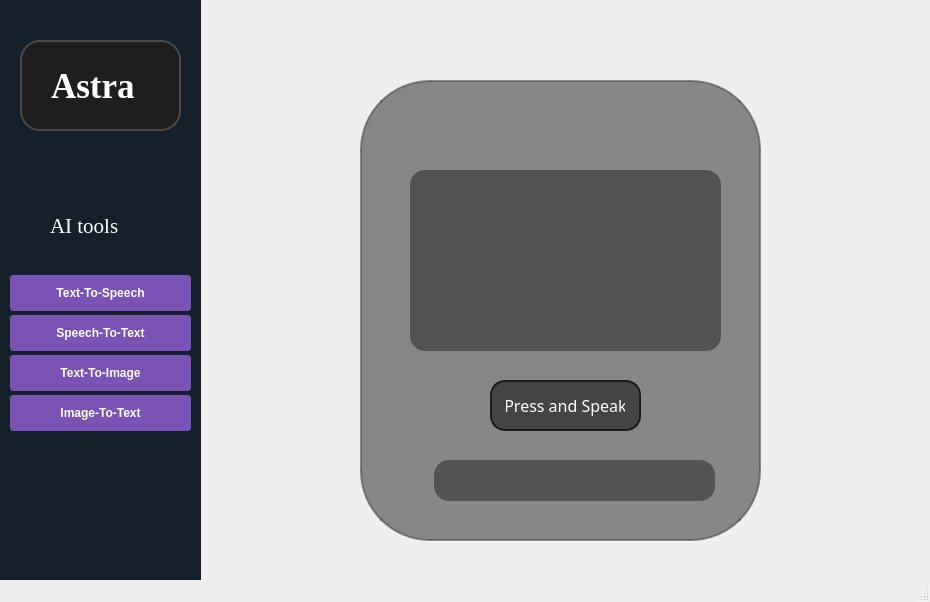
<?xml version="1.0" encoding="UTF-8"?>
<ui version="4.0">
 <class>MainWindow</class>
 <widget class="QMainWindow" name="MainWindow">
  <property name="geometry">
   <rect>
    <x>0</x>
    <y>0</y>
    <width>930</width>
    <height>602</height>
   </rect>
  </property>
  <property name="windowTitle">
   <string>MainWindow</string>
  </property>
  <widget class="QWidget" name="centralwidget">
   <widget class="QLabel" name="label">
    <property name="geometry">
     <rect>
      <x>0</x>
      <y>0</y>
      <width>201</width>
      <height>581</height>
     </rect>
    </property>
    <property name="styleSheet">
     <string notr="true">background-color:rgb(21,32,43);</string>
    </property>
    <property name="text">
     <string/>
    </property>
   </widget>
   <widget class="QPushButton" name="TTS_but">
    <property name="geometry">
     <rect>
      <x>10</x>
      <y>270</y>
      <width>191</width>
      <height>41</height>
     </rect>
    </property>
    <property name="mouseTracking">
     <bool>true</bool>
    </property>
    <property name="styleSheet">
     <string notr="true">



    QPushButton {
      background-color:rgb(121,82,179); color:white; border-radius:3px; font-weight:bold; height:36px; width:120px; border:none; margin-top:5px; margin-right:10px; 
            }
            QPushButton:hover {
                background-color: gray;
                color: white;
				cursor:pointer;
            }
</string>
    </property>
    <property name="text">
     <string>Text-To-Speech</string>
    </property>
   </widget>
   <widget class="QPushButton" name="STT_but">
    <property name="geometry">
     <rect>
      <x>10</x>
      <y>310</y>
      <width>191</width>
      <height>41</height>
     </rect>
    </property>
    <property name="styleSheet">
     <string notr="true">   QPushButton {
      background-color:rgb(121,82,179); color:white; border-radius:3px; font-weight:bold; height:36px; width:120px; border:none; margin-top:5px; margin-right:10px; cursor:pointer;
            }
            QPushButton:hover {
                background-color: gray;
                color: white;
            }
</string>
    </property>
    <property name="text">
     <string>Speech-To-Text</string>
    </property>
   </widget>
   <widget class="QPushButton" name="TTI_but">
    <property name="geometry">
     <rect>
      <x>10</x>
      <y>350</y>
      <width>191</width>
      <height>41</height>
     </rect>
    </property>
    <property name="styleSheet">
     <string notr="true">   QPushButton {
      background-color:rgb(121,82,179); color:white; border-radius:3px; font-weight:bold; height:36px; width:120px; border:none; margin-top:5px; margin-right:10px; cursor:pointer;
            }
            QPushButton:hover {
                background-color: gray;
                color: white;
            }

</string>
    </property>
    <property name="text">
     <string>Text-To-Image</string>
    </property>
   </widget>
   <widget class="QPushButton" name="ITT_but">
    <property name="geometry">
     <rect>
      <x>10</x>
      <y>390</y>
      <width>191</width>
      <height>41</height>
     </rect>
    </property>
    <property name="styleSheet">
     <string notr="true">   QPushButton {
      background-color:rgb(121,82,179); color:white; border-radius:3px; font-weight:bold; height:36px; width:120px; border:none; margin-top:5px; margin-right:10px; cursor:pointer;
            }
            QPushButton:hover {
                background-color: gray;
                color: white;
            }
</string>
    </property>
    <property name="text">
     <string>Image-To-Text</string>
    </property>
   </widget>
   <widget class="QLabel" name="label_2">
    <property name="geometry">
     <rect>
      <x>50</x>
      <y>200</y>
      <width>101</width>
      <height>51</height>
     </rect>
    </property>
    <property name="font">
     <font>
      <family>Times New Roman</family>
      <pointsize>16</pointsize>
     </font>
    </property>
    <property name="styleSheet">
     <string notr="true">color: #ffffff;
font-family: &quot;Times New Roman&quot;, Times, serif;</string>
    </property>
    <property name="text">
     <string>AI tools</string>
    </property>
   </widget>
   <widget class="QLabel" name="label_3">
    <property name="geometry">
     <rect>
      <x>20</x>
      <y>40</y>
      <width>161</width>
      <height>91</height>
     </rect>
    </property>
    <property name="font">
     <font>
      <family>Times New Roman</family>
      <pointsize>26</pointsize>
      <weight>75</weight>
      <bold>true</bold>
     </font>
    </property>
    <property name="styleSheet">
     <string notr="true"> QLabel {
                color: #FFFFFF;
                background-color: #1E1E1E;
                border: 2px solid #4A4A4A;
                border-radius: 20px;
                padding: 20px;
            }</string>
    </property>
    <property name="text">
     <string>Astra</string>
    </property>
   </widget>
   <widget class="QLabel" name="Background_Image">
    <property name="geometry">
     <rect>
      <x>200</x>
      <y>0</y>
      <width>731</width>
      <height>581</height>
     </rect>
    </property>
    <property name="text">
     <string/>
    </property>
    <property name="pixmap">
     <pixmap>../Assets/Background.jpg</pixmap>
    </property>
    <property name="scaledContents">
     <bool>true</bool>
    </property>
   </widget>
   <widget class="QLabel" name="TTS">
    <property name="geometry">
     <rect>
      <x>360</x>
      <y>80</y>
      <width>401</width>
      <height>461</height>
     </rect>
    </property>
    <property name="whatsThis">
     <string/>
    </property>
    <property name="accessibleName">
     <string comment="l;asdjl;sa" extracomment="klmscalkmdl"/>
    </property>
    <property name="accessibleDescription">
     <string comment=";ljcldskajfljadsm" extracomment="ksjaljcdla"/>
    </property>
    <property name="styleSheet">
     <string notr="true">QLabel {
                color: rgba(255, 255, 255, 0.9);          /* White text with 90% opacity */
                background-color: rgba(30, 30, 30, 0.5);  /* Dark background with 80% opacity */
                border: 2px solid rgba(74, 74, 74, 0.6);  /* Border with 70% opacity */
                border-radius: 70px;
                padding: 10px;
            }</string>
    </property>
    <property name="text">
     <string/>
    </property>
   </widget>
   <widget class="QPushButton" name="Generate_Button_TTS">
    <property name="geometry">
     <rect>
      <x>490</x>
      <y>380</y>
      <width>151</width>
      <height>51</height>
     </rect>
    </property>
    <property name="font">
     <font>
      <family>Roobert</family>
      <pointsize>-1</pointsize>
      <underline>false</underline>
      <strikeout>false</strikeout>
     </font>
    </property>
    <property name="statusTip">
     <string/>
    </property>
    <property name="whatsThis">
     <string comment="Enter prompt"/>
    </property>
    <property name="styleSheet">
     <string notr="true">
QPushButton{
  appearance: none;
  background-color: rgb(0,0,0,0.5);
  border: 2px solid #1A1A1A;
  border-radius: 15px;
  box-sizing: border-box;
  color: #FFFFFF;
  cursor: pointer;
  display: inline-block;
  font-family: Roobert,-apple-system,BlinkMacSystemFont,&quot;Segoe UI&quot;,Helvetica,Arial,sans-serif,&quot;Apple Color Emoji&quot;,&quot;Segoe UI Emoji&quot;,&quot;Segoe UI Symbol&quot;;
  font-size: 16px;
  line-height: normal;
  margin: 0;
  outline: none;
  padding: 10px 14px;
  text-align: center;
  text-decoration: none;
  transition: all 300ms cubic-bezier(.23, 1, 0.32, 1);
  user-select: none;
  -webkit-user-select: none;
  touch-action: manipulation;
  width: 100%;
  will-change: transform;
}

QPushButton:disabled {
  pointer-events: none;
}

QPushButton:hover {
  box-shadow: rgba(0, 0, 0, 0.25) 0 8px 15px;
  transform: translateY(-2px);
}

QPushButton:active {
  box-shadow: none;
  transform: translateY(0);
}
</string>
    </property>
    <property name="text">
     <string>Press and Speak</string>
    </property>
   </widget>
   <widget class="QLabel" name="status">
    <property name="geometry">
     <rect>
      <x>434</x>
      <y>460</y>
      <width>281</width>
      <height>41</height>
     </rect>
    </property>
    <property name="whatsThis">
     <string>&lt;html&gt;&lt;head/&gt;&lt;body&gt;&lt;p align=&quot;center&quot;&gt;&lt;span style=&quot; font-size:10pt; font-weight:600;&quot;&gt;Status&lt;/span&gt;&lt;/p&gt;&lt;p align=&quot;center&quot;&gt;&lt;br/&gt;&lt;/p&gt;&lt;/body&gt;&lt;/html&gt;</string>
    </property>
    <property name="styleSheet">
     <string notr="true">color: rgba(255, 255, 255, 0.9);          /* White text with 90% opacity */
background-color: rgba(30, 30, 30, 0.5);
border:rgba(30, 30, 30, 0.5);
border-radius: 15px;
font-size:25px;
</string>
    </property>
    <property name="text">
     <string/>
    </property>
    <property name="alignment">
     <set>Qt::AlignCenter</set>
    </property>
   </widget>
   <widget class="QTextBrowser" name="output">
    <property name="geometry">
     <rect>
      <x>410</x>
      <y>170</y>
      <width>311</width>
      <height>181</height>
     </rect>
    </property>
    <property name="whatsThis">
     <string>&lt;html&gt;&lt;head/&gt;&lt;body&gt;&lt;p align=&quot;center&quot;&gt;&lt;br/&gt;&lt;/p&gt;&lt;/body&gt;&lt;/html&gt;</string>
    </property>
    <property name="styleSheet">
     <string notr="true">color: rgba(255, 255, 255, 0.9);          /* White text with 90% opacity */
background-color: rgba(30, 30, 30, 0.5);
border:rgba(30, 30, 30, 0.5);
border-radius: 15px;
font-size:25px;
</string>
    </property>
    <property name="lineWrapMode">
     <enum>QTextEdit::WidgetWidth</enum>
    </property>
   </widget>
  </widget>
  <widget class="QStatusBar" name="statusbar"/>
 </widget>
 <resources/>
 <connections/>
</ui>
